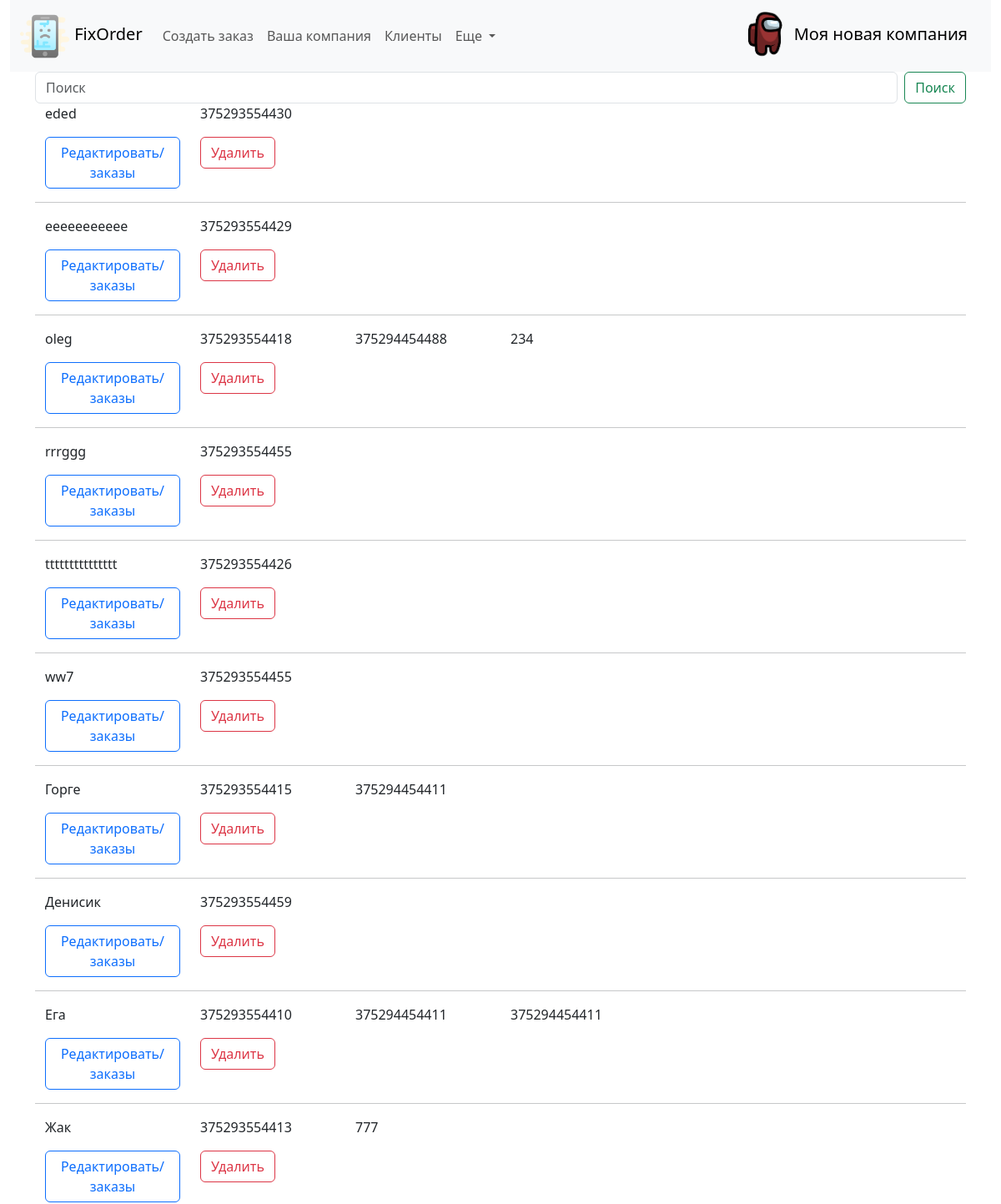
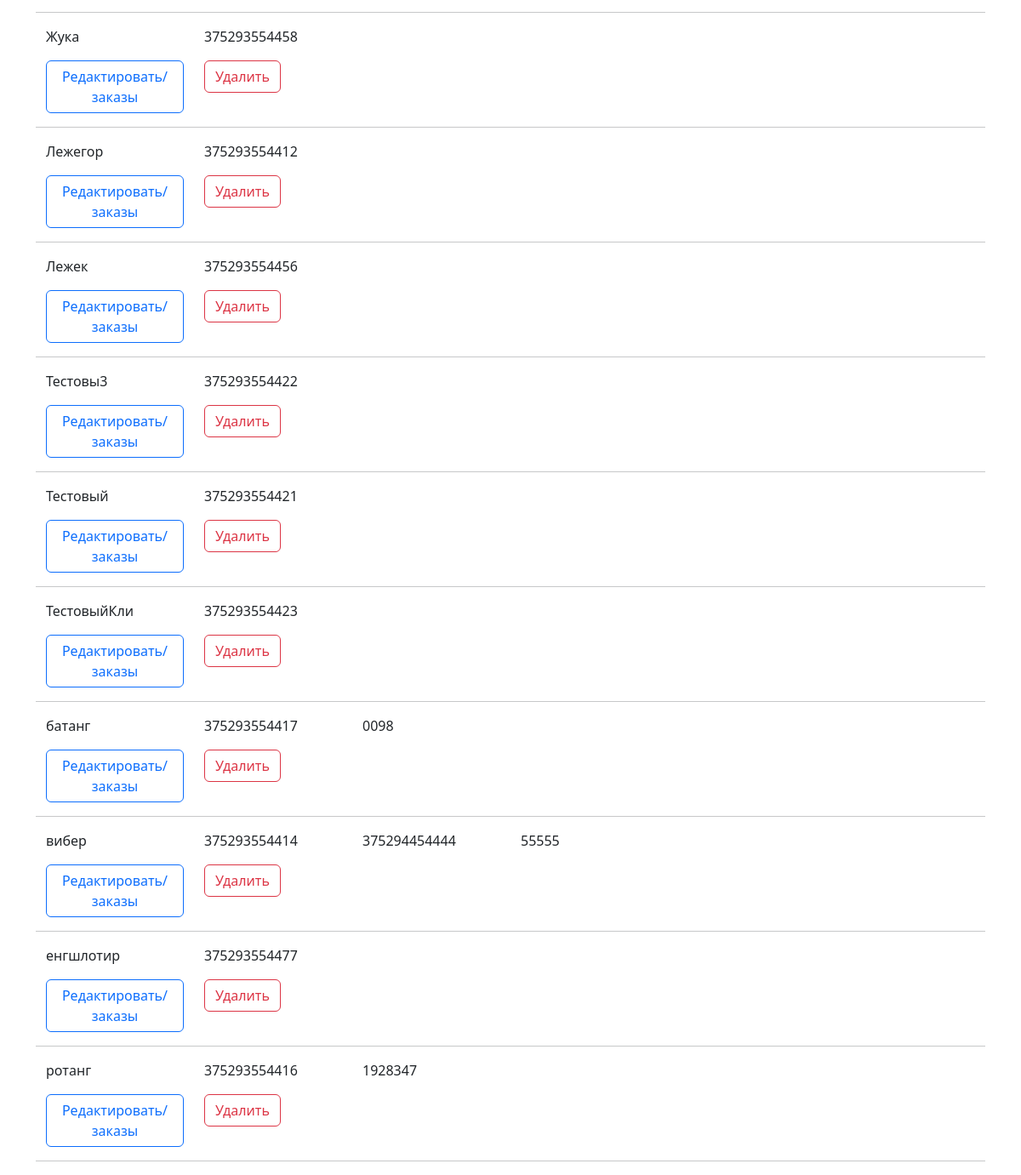
Before: /clientlist/ with the older database file (2 pictures, top to bottom).
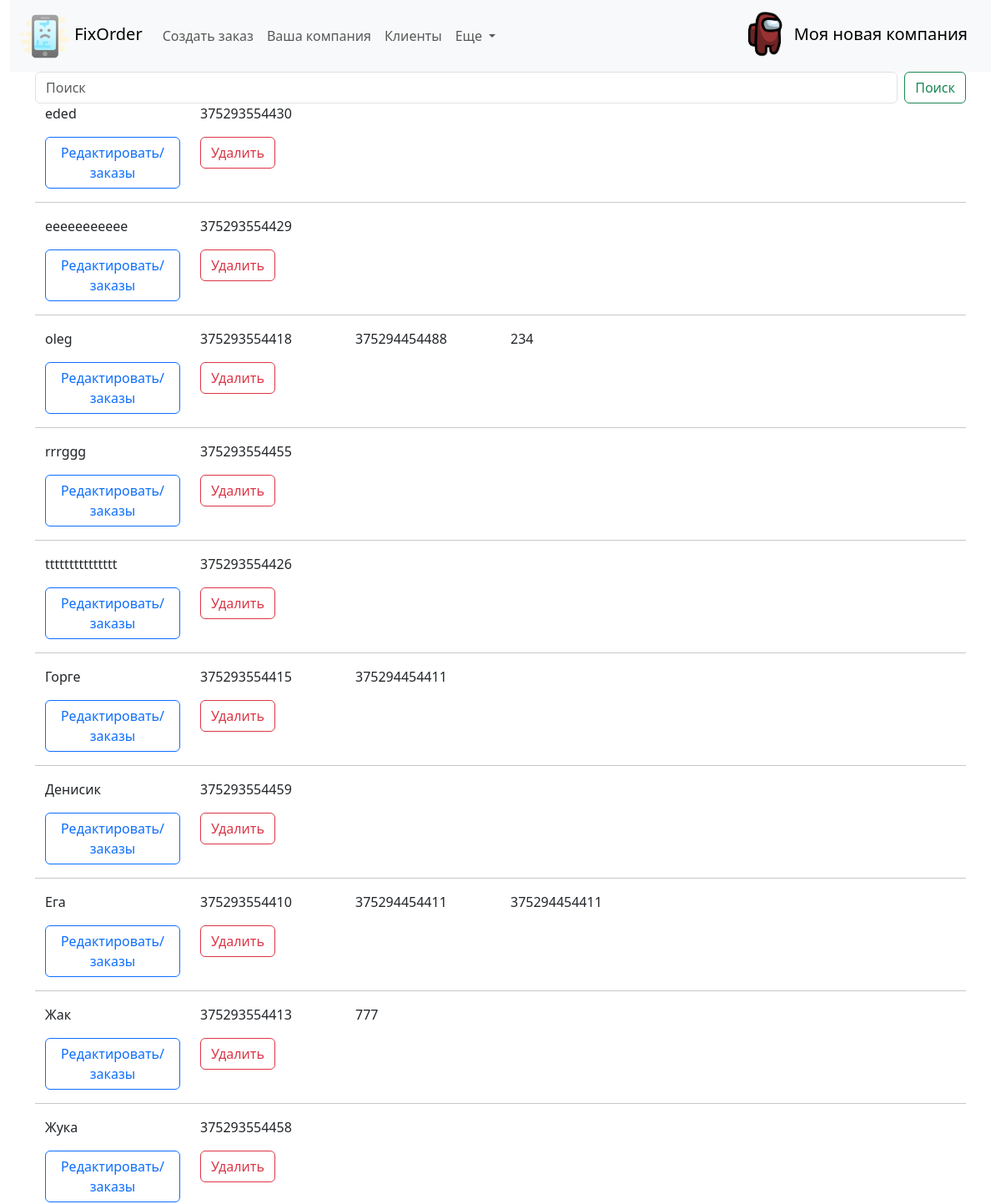
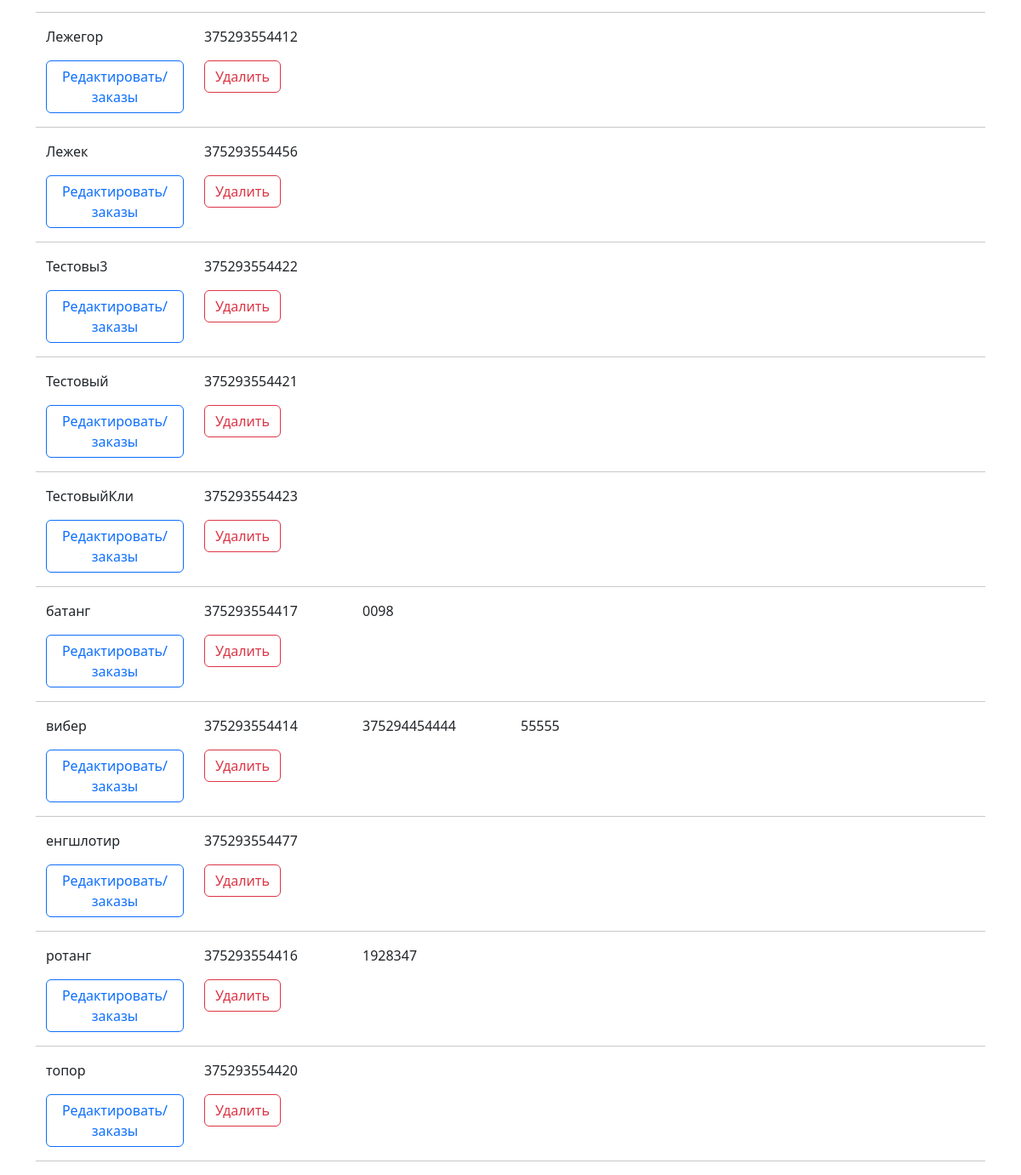
After: the same page with the newer database file (2 pictures, top to bottom).
### fixorder/models.py (models this page shows, shortened)
class Client(models.Model):
    name = models.CharField(max_length=255, unique=True, db_index=True, verbose_name='ФИО клиента') #unique=True,
    phone = models.CharField(max_length=20, db_index=True, verbose_name='Контактный номер')
    phone1 = models.CharField(max_length=20, db_index=True, blank=True, null=True, verbose_name='Дополнительный номер')
    telegram = models.CharField(max_length=40, blank=True, null=True, verbose_name='Telegram клиента')
    viber = models.CharField(max_length=20, blank=True, null=True, verbose_name='Viber клиента')
    whatsapp = models.CharField(max_length=20, blank=True, null=True, verbose_name='Whattsapp клиента')
    class Meta:
        verbose_name = 'Клиенты'
        verbose_name_plural = 'Клиенты'
        ordering = ['name']
        indexes = [models.Index(fields=['name'])
                   ]
    def get_absolute_url(self):
        return reverse('editclient', kwargs={'pk': self.pk})

### fixorder/views.py (the view)
# urls.py: path('clientlist/', views.Show_clientlist.as_view(), name='clientlist'),
class Show_clientlist(ListView):
    model = Client
    template_name = 'fixorder/clientlist.html'
    context_object_name = 'my_clients'
    paginate_by =20
    extra_context = {'title': 'Клиенты', 'header': 'Список клиентов'}
    def get_queryset(self):
        query = self.request.GET.get('q')
        if query:
            query = query.replace("\\","")
            return Client.objects.all().exclude(id=1).filter(
                Q(phone__iregex=query) | Q(name__iregex=query) | Q(
                    telegram__iregex=query) | Q(phone1__iregex=query))  # для PosgreSQL можно использовать __icontains
        return super().get_queryset().exclude(id=1)

### fixorder/templatetags/fixorder_tags.py (called while the page is built)
@register.simple_tag
def logo_url():
    return static('img/logo.png')

@register.simple_tag
def get_company_name():
    return Company.objects.get(pk=1).brand_name

### fixorder/templates/fixorder/clientlist.html (shortened to what this page needs)
{% extends 'fixorder/base.html' %}
{% block content %}
{% include 'fixorder/search_without_checkbox.html' %}
    {% for myc in my_clients %}
<li class="list-group-item">
    <div class="container">
        <div class="row">
            <div class="col-2">{{ myc.name }}</div>
            <div class="col-2">{{ myc.phone }}</div>
            {% if myc.phone1 %}
                <div class="col-2">{{ myc.phone1 }}</div>
            {% endif %}
            {% if myc.telegram %}
                <div class="col-2">{{ myc.telegram }}</div>
            {% endif %}
            {% if myc.viber %}
                <div class="col-2">{{ myc.viber }}</div>
            {% endif %}
            {% if myc.whatsapp %}
                <div class="col-2">{{ myc.whatsapp }}</div>
            {% endif %}
            <p>
            <div class="col-2">
                <a href="{{ myc.get_absolute_url }}" class="btn btn-outline-primary">Редактировать/заказы</a>
            </div>
            <div class="col-2">
                <a href="{% url 'deleteclient' myc.pk %}" class="btn btn-outline-danger">Удалить</a>
            </div>
            </p>
             <hr>
        </div>
    </div>
</li>
{% endfor %}
{% endblock content %}

Changed rows visible on the page:
removed Client: name "ww7", phone "375293554455"
now on this page (row unchanged): Client: name "топор", phone "375293554420"
